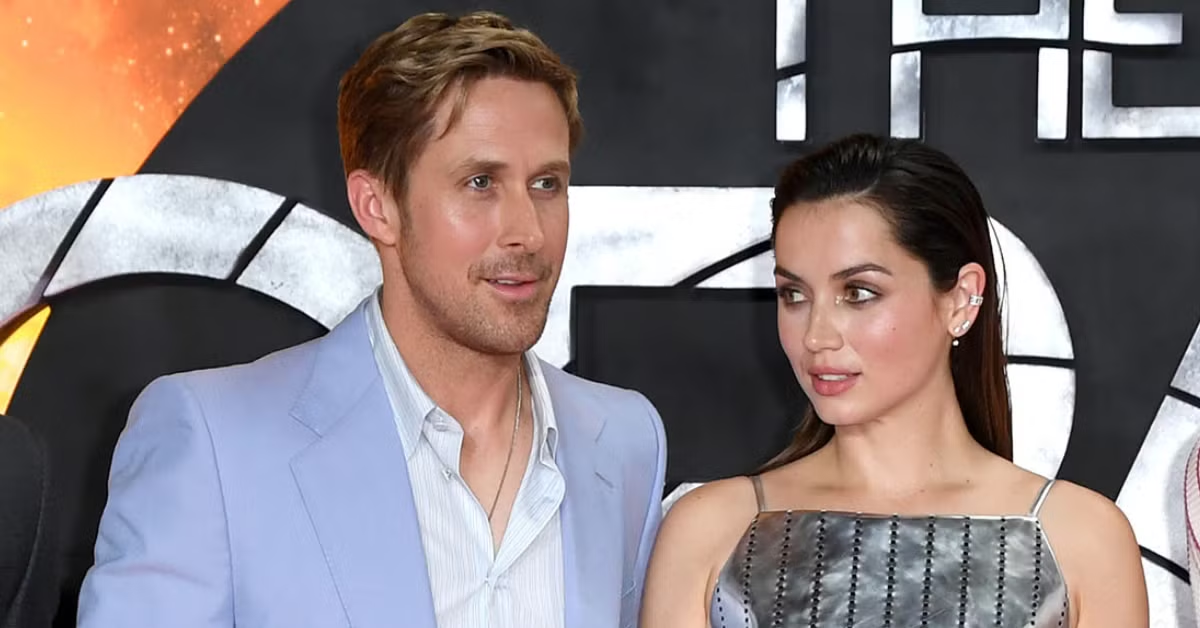
#> input picture api/files/faces/template/img.png, 1200 x 628 px, found by its file name
$ python main.py
#> lines starting #> are read from the running program, lines starting #| are printed output that depends on the picture
import os
from PIL import Image
from imgbeddings import imgbeddings
import cv2
from scipy.spatial.distance import cosine
import numpy as np

# Haar Cascade для детекции лиц
alg = "files/haarcascade_frontalface_default.xml"
file_path = "faces/template/img.png"
haar_cascade = cv2.CascadeClassifier(alg)

# Чтение и конвертация изображения
image = cv2.imread(file_path, 0)
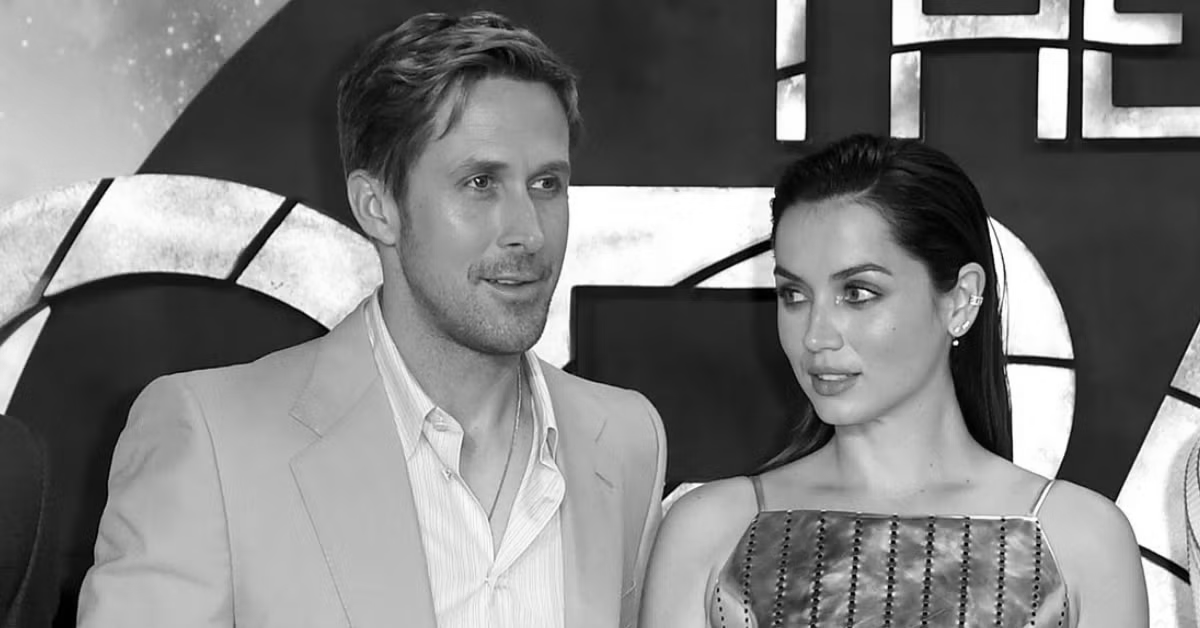
#> image: shape (628, 1200); min 0, max 255, mean 125.8
gray_image = cv2.cvtColor(image, cv2.COLOR_RGB2BGR)

# Детекция лиц
faces = haar_cascade.detectMultiScale(
    image=gray_image, scaleFactor=1.05, minNeighbors=5, minSize=(100, 100)
)
#> faces = [[399, 101, 215, 215], [744, 207, 219, 219]]

os.makedirs("faces/result", exist_ok=True)
i = 0
for x, y, w, h in faces:
    cropped_image = image[y:y + h, x:x + w]
    target_file_name = f"faces/result/{i}.jpg"
    cv2.imwrite(target_file_name, cropped_image)
    i += 1
#> this loop made 2 passes
#> (x, y, w, h, target_file_name, i) on passes 1 to 2: (399, 101, 215, 215, 'faces/result/0.jpg', 1), (744, 207, 219, 219, 'faces/result/1.jpg', 2)
#> pass 1, `cropped_image = image[y:y + h, x:x + w]`:
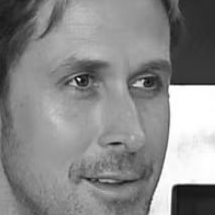
#> cropped_image: shape (215, 215); min 8, max 255, mean 136.7
#> pass 2, `cropped_image = image[y:y + h, x:x + w]`:
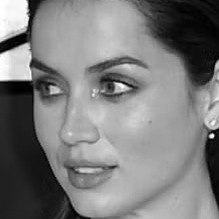
#> cropped_image: shape (219, 219); min 0, max 255, mean 123.9
#> after the loop, i = 2

print(f"Количество найденных лиц: {len(faces)}")
#| Количество найденных лиц: 2

#> (the run stopped early here; a loop or call above may not have finished)
